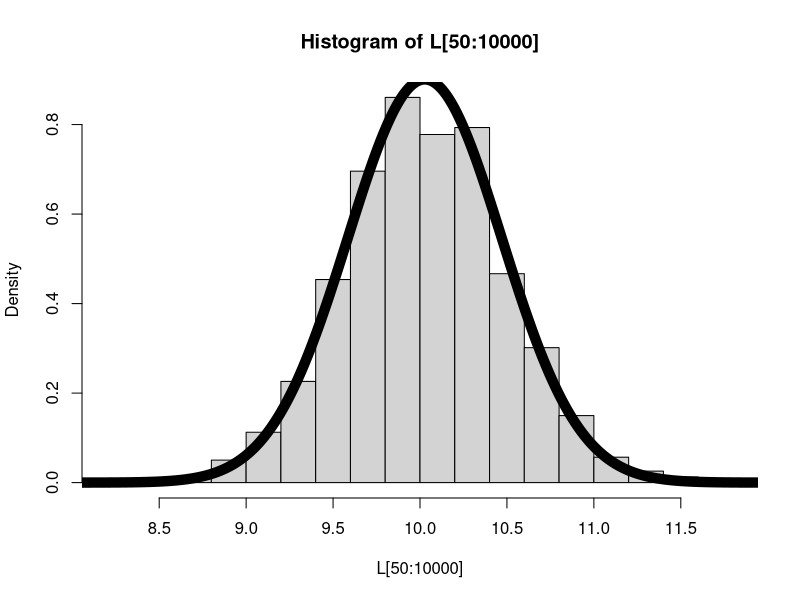

Write R code to recreate this figure.
# TP 02 - Algorithme de Metropolis-Hastings

y = c(9.37, 10.18, 9.16, 11.60, 10.33)
sig2 = 1
d2 = 10
b = 5
n = 5

# Y ~ N(Teta, sig2)
# Teta ~ N(b, d2)
# Teta | y ~ N( ((b/d2) + (n*yb/sig2) / (1/d2) + n/sig2) , 1 / (1/d2 + n))

mu = (b/d2 + sum(y)/sig2) / (1/d2+n/sig2)
print(mu)

s2 = 1/(1/d2 + n/sig2)
print(s2)

# dnorm -> densite loi normale
# pnorm -> repartition loi normale
# qnorm -> quantile loi normale
# rnorm -> generateur loi normale
# runif -> generateur loi uniforme

# r = f(Teta*) * Produit( f(y_k | Teta*) ) / [ f(Teta_i-1) * Produit( f(y_k | Teta_i-1) ) ]

chaine=function(delta2, S){
    theta = 0; f = 0; THETA = 0
    for(i in 1:S){
        theta.star = rnorm(1, theta, sqrt(delta2)) 
        log.r = sum(dnorm(y, theta.star, sqrt(sig2), log=T)) +
            dnorm(theta.star, b, sqrt(d2), log=T) -
            sum(dnorm(y, theta, sqrt(sig2), log=T)) -
            dnorm(theta, b, sqrt(d2), log=T)

        if(log(runif(1)) < log.r){
            theta = theta.star
            f = f + 1
        }
        THETA = c(THETA, theta)
    }
    print(paste("Frequence d'acceptation = ", f / S))
    return(THETA)
}

L = chaine(2, 10000)

hist(L[50:10000], prob=T)
x = seq(8, 12, 0.01)
lines(x, dnorm(x, mu, sqrt(s2)), lwd=10)

# delta2 = 2 ==> f ~= 35%
# delta2 = 64 ==> f ~= 7%
# delta2 = 1/32 ==> f ~= 87%

# On vise en general 20% < f < 40%
